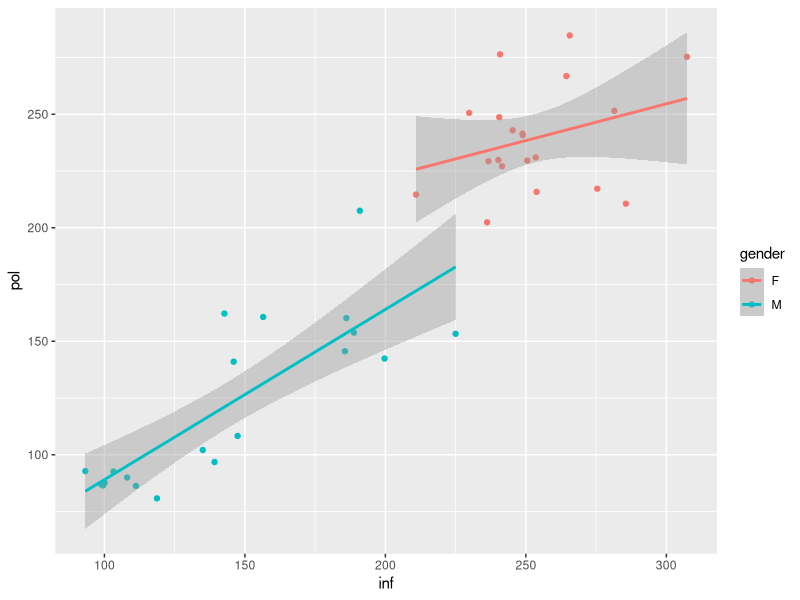
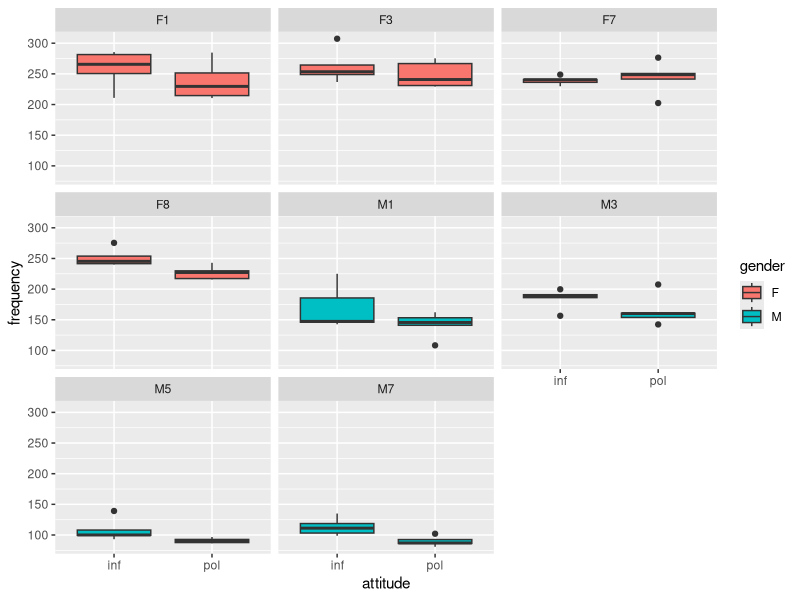
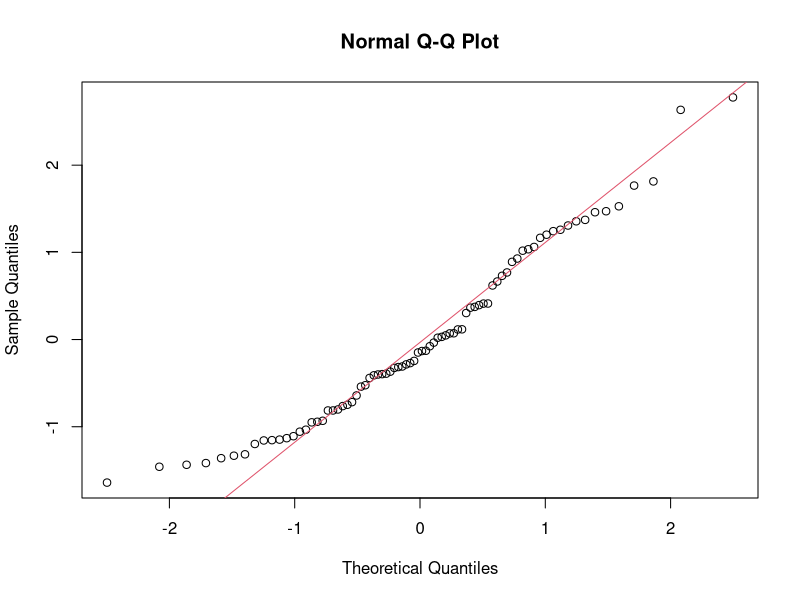
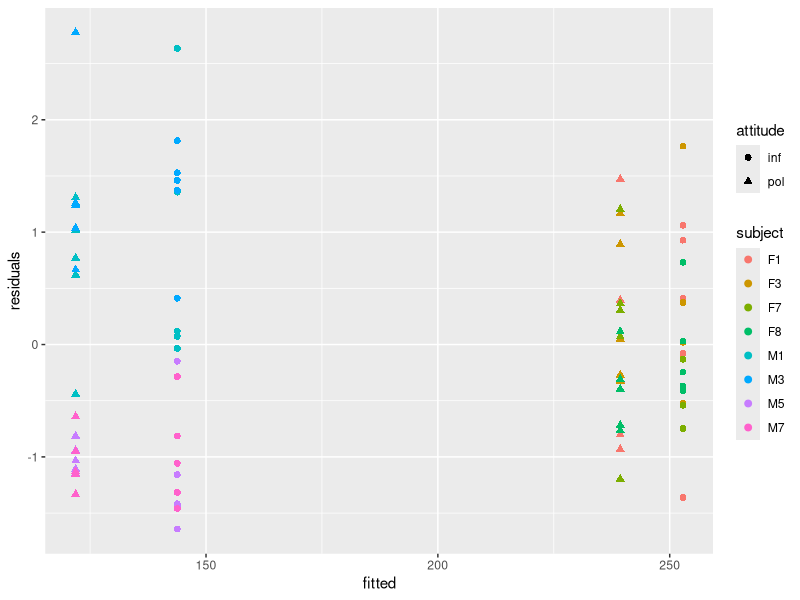
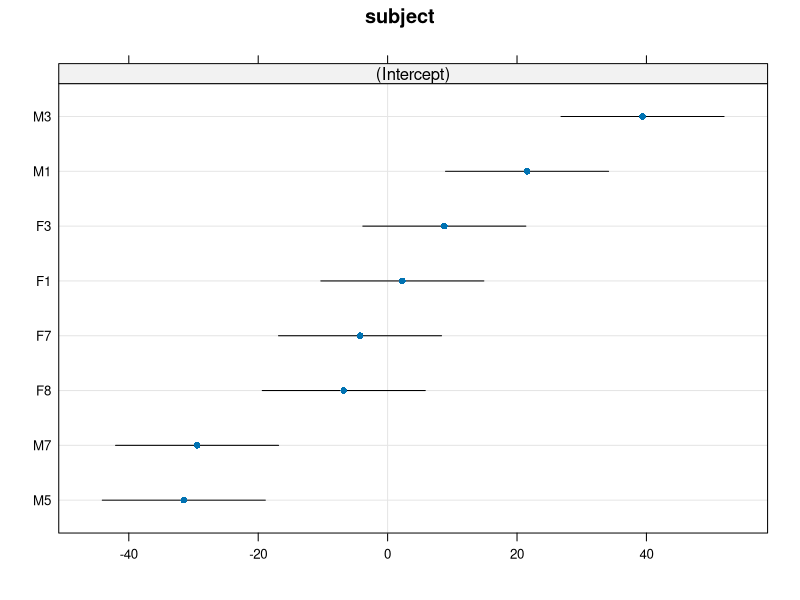
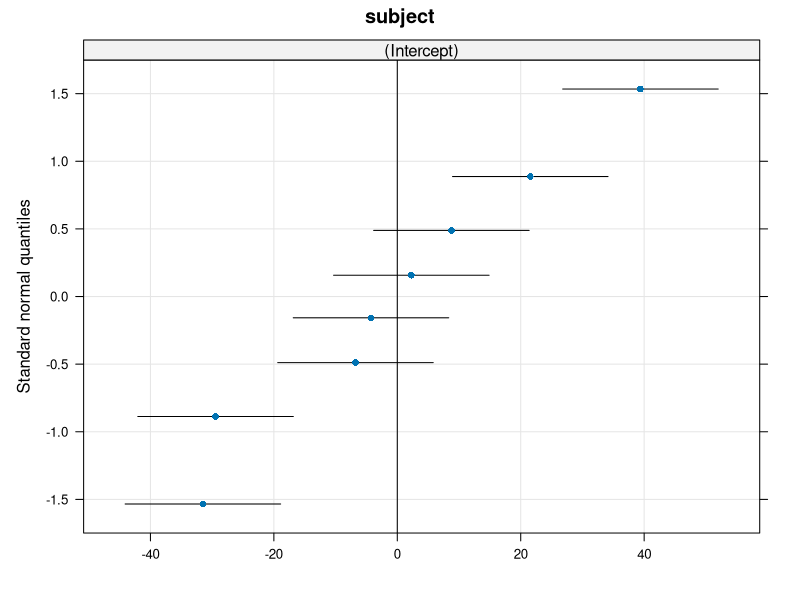
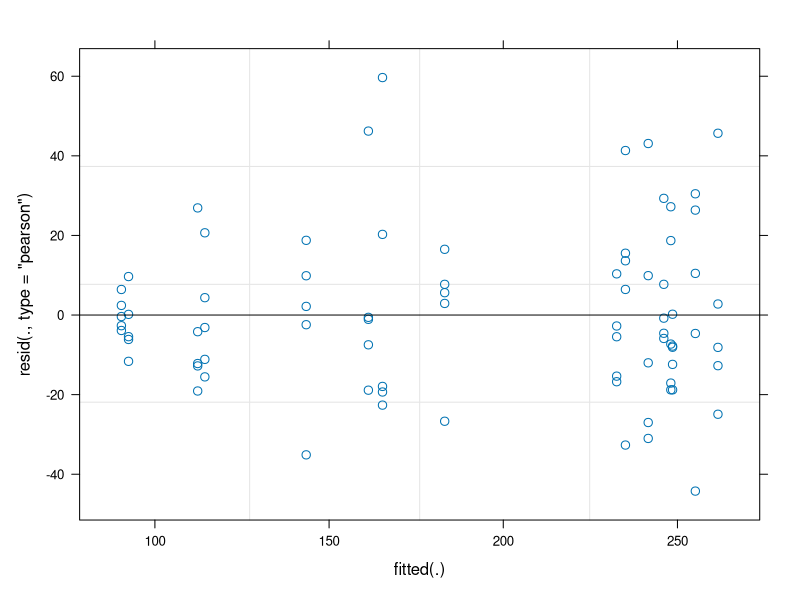

Write R code to recreate these figures, in order.
## ---- chunk 1
knitr::opts_chunk$set(echo = TRUE)
## ---- chunk 2
library(ggplot2)
library(lattice)
library(lme4)
library(lmerTest)
library(readr)
library(tidyr)
library(dplyr)
## ---- chunk 3
politeness_data <- read_csv(file.path("..", "..", "data", "politeness_data.csv"))
## ---- chunk 4
politeness_data

# Use 'View()' when examining data interactively
# View(politeness_data)

table(politeness_data$subject)
table(politeness_data$subject, politeness_data$attitude)
## ---- chunk 5
politeness_wide <- politeness_data %>% select(-total_duration) %>% spread(key=attitude, value=frequency)
ggplot(politeness_wide, aes(x=inf, y=pol, colour=gender)) + geom_point() + geom_smooth(method="lm")
## ---- chunk 6
ggplot(politeness_data, aes(x=attitude, y=frequency, fill=gender)) + geom_boxplot() + facet_wrap(~subject)
## ---- chunk 7
fit_lm <- lm(frequency ~ attitude*gender, data=politeness_data)
## ---- chunk 8
qqnorm(rstandard(fit_lm))
qqline(rstandard(fit_lm), col=2)
## ---- chunk 9
politeness_lm_fit <- politeness_data %>% mutate(residuals=rstandard(fit_lm), fitted=fitted(fit_lm))
ggplot(politeness_lm_fit, aes(x=fitted, y=residuals, shape=attitude, colour=subject)) + geom_point(size=2)
## ---- chunk 10
fit_me <- lmer(frequency ~ attitude*gender + (1|subject), data=politeness_data)
summary(fit_me)
## ---- chunk 11
ranova(fit_me)
## ---- chunk 12
dotplot(ranef(fit_me))
## ---- chunk 13
qqmath(ranef(fit_me))
## ---- chunk 14
plot(fit_me)
## ---- chunk 15
fit_me <- lmer(frequency ~ attitude*gender + (1|subject) + (1|scenario), data=politeness_data)
summary(fit_me)
ranova(fit_me)
